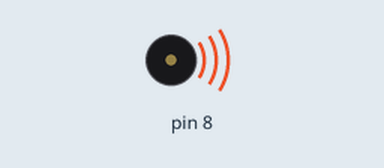
Recording of a sketch running on a simulated Arduino Uno, built with avr-gcc and run on an emulated ATmega328P. On the bench: buzzer (waves = sounding).

Above: at 0.4 s.
Timing chart, 0 to 15.6 s (numbered marks = the images above):
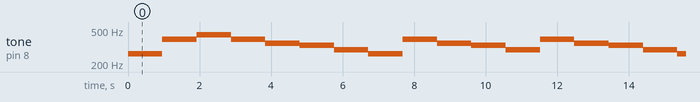

The sketch:

MyTone.ino
```cpp
#define C 262
#define D 294
#define E 330
#define F 349
#define G 392
#define A 440
#define B 494
#define BEAT 480

void setup()
{

}

void loop()
{
	noTone(8);

	tone(8, C, BEAT);
	delay(BEAT);
	tone(8, C, BEAT);
	delay(BEAT);
	tone(8, G, BEAT);
	delay(BEAT);
	tone(8, G, BEAT);
	delay(BEAT);
	tone(8, A, BEAT);
	delay(BEAT);
	tone(8, A, BEAT);
	delay(BEAT);
	tone(8, G, BEAT*2);
	delay(BEAT*2);
	tone(8, F, BEAT);
	delay(BEAT);
	tone(8, F, BEAT);
	delay(BEAT);
	tone(8, E, BEAT);
	delay(BEAT);
	tone(8, E, BEAT);
	delay(BEAT);
	tone(8, D, BEAT);
	delay(BEAT);
	tone(8, D, BEAT);
	delay(BEAT);
	tone(8, C, BEAT*2);
	delay(BEAT*2);
	tone(8, G, BEAT);
	delay(BEAT);
	tone(8, G, BEAT);
	delay(BEAT);
	tone(8, F, BEAT);
	delay(BEAT);
	tone(8, F, BEAT);
	delay(BEAT);
	tone(8, E, BEAT);
	delay(BEAT);
	tone(8, E, BEAT);
	delay(BEAT);
	tone(8, D, BEAT*2);
	delay(BEAT*2);
	tone(8, G, BEAT);
	delay(BEAT);
	tone(8, G, BEAT);
	delay(BEAT);
	tone(8, F, BEAT);
	delay(BEAT);
	tone(8, F, BEAT);
	delay(BEAT);
	tone(8, E, BEAT);
	delay(BEAT);
	tone(8, E, BEAT);
	delay(BEAT);
	tone(8, D, BEAT*2);
	delay(BEAT*2);
	tone(8, C, BEAT);
	delay(BEAT);
	tone(8, C, BEAT);
	delay(BEAT);
	tone(8, G, BEAT);
	delay(BEAT);
	tone(8, G, BEAT);
	delay(BEAT);
	tone(8, A, BEAT);
	delay(BEAT);
	tone(8, A, BEAT);
	delay(BEAT);
	tone(8, G, BEAT*2);
	delay(BEAT*2);
	tone(8, F, BEAT);
	delay(BEAT);
	tone(8, F, BEAT);
	delay(BEAT);
	tone(8, E, BEAT);
	delay(BEAT);
	tone(8, E, BEAT);
	delay(BEAT);
	tone(8, D, BEAT);
	delay(BEAT);
	tone(8, D, BEAT);
	delay(BEAT);
	tone(8, C, BEAT*2);
	delay(BEAT*2);
	delay(BEAT);
	delay(BEAT);

}
```

SongPro.ino
```cpp

```

Measured:
- by itself, tone on pin 8: plays 262 Hz for 0.96 s, 392 Hz for 0.96 s, 440 Hz for 0.96 s, 392 Hz for 0.96 s, 349 Hz for 0.96 s, 330 Hz for 0.96 s … (131 notes in this stretch)
